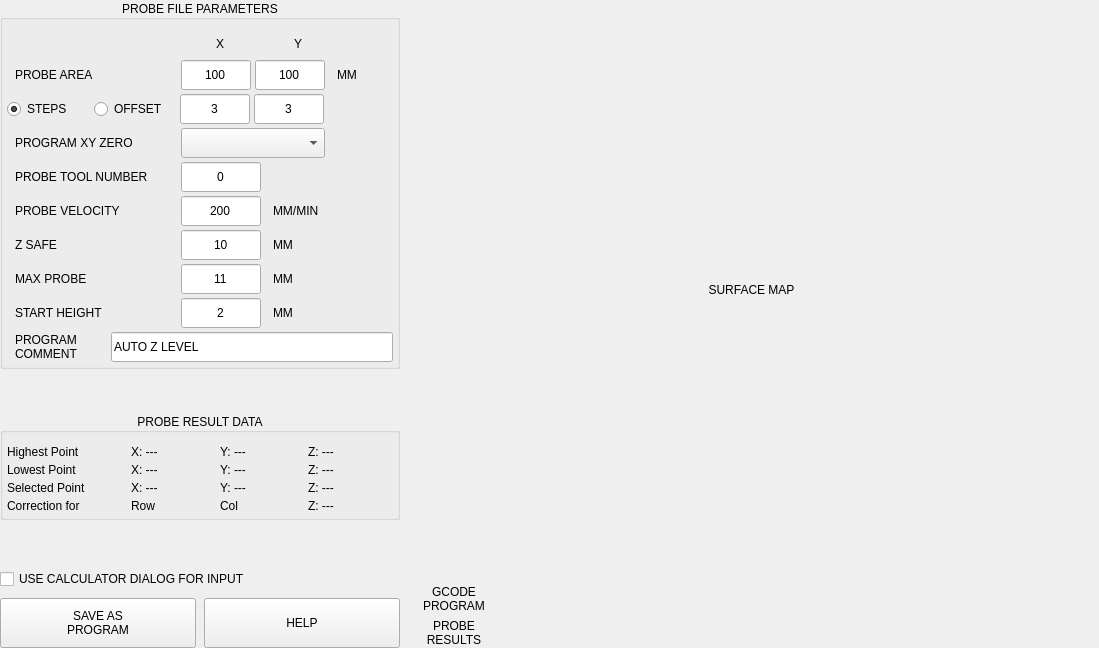
<?xml version="1.0" encoding="UTF-8"?>
<ui version="4.0">
 <class>Form</class>
 <widget class="QWidget" name="Form">
  <property name="geometry">
   <rect>
    <x>0</x>
    <y>0</y>
    <width>1099</width>
    <height>648</height>
   </rect>
  </property>
  <property name="sizePolicy">
   <sizepolicy hsizetype="Preferred" vsizetype="Preferred">
    <horstretch>0</horstretch>
    <verstretch>0</verstretch>
   </sizepolicy>
  </property>
  <property name="minimumSize">
   <size>
    <width>800</width>
    <height>0</height>
   </size>
  </property>
  <property name="windowTitle">
   <string>Form</string>
  </property>
  <layout class="QHBoxLayout" name="horizontalLayout_12" stretch="0,1">
   <property name="spacing">
    <number>4</number>
   </property>
   <property name="leftMargin">
    <number>0</number>
   </property>
   <property name="topMargin">
    <number>0</number>
   </property>
   <property name="rightMargin">
    <number>0</number>
   </property>
   <property name="bottomMargin">
    <number>0</number>
   </property>
   <item>
    <widget class="QFrame" name="frame_parameters">
     <property name="minimumSize">
      <size>
       <width>400</width>
       <height>0</height>
      </size>
     </property>
     <property name="maximumSize">
      <size>
       <width>400</width>
       <height>16777215</height>
      </size>
     </property>
     <layout class="QVBoxLayout" name="verticalLayout_3">
      <property name="spacing">
       <number>4</number>
      </property>
      <property name="leftMargin">
       <number>0</number>
      </property>
      <property name="topMargin">
       <number>0</number>
      </property>
      <property name="rightMargin">
       <number>0</number>
      </property>
      <property name="bottomMargin">
       <number>0</number>
      </property>
      <item>
       <widget class="QGroupBox" name="groupbox_parameters">
        <property name="minimumSize">
         <size>
          <width>0</width>
          <height>0</height>
         </size>
        </property>
        <property name="maximumSize">
         <size>
          <width>16777215</width>
          <height>16777215</height>
         </size>
        </property>
        <property name="title">
         <string>PROBE FILE PARAMETERS</string>
        </property>
        <property name="alignment">
         <set>Qt::AlignCenter</set>
        </property>
        <layout class="QVBoxLayout" name="verticalLayout">
         <property name="spacing">
          <number>4</number>
         </property>
         <property name="leftMargin">
          <number>4</number>
         </property>
         <property name="topMargin">
          <number>12</number>
         </property>
         <property name="rightMargin">
          <number>4</number>
         </property>
         <property name="bottomMargin">
          <number>4</number>
         </property>
         <item>
          <layout class="QHBoxLayout" name="horizontalLayout_10">
           <property name="spacing">
            <number>8</number>
           </property>
           <item>
            <widget class="QLabel" name="lbl_spacer">
             <property name="minimumSize">
              <size>
               <width>170</width>
               <height>0</height>
              </size>
             </property>
             <property name="maximumSize">
              <size>
               <width>170</width>
               <height>16777215</height>
              </size>
             </property>
             <property name="text">
              <string/>
             </property>
            </widget>
           </item>
           <item>
            <widget class="QLabel" name="lbl_x">
             <property name="sizePolicy">
              <sizepolicy hsizetype="Preferred" vsizetype="Fixed">
               <horstretch>0</horstretch>
               <verstretch>0</verstretch>
              </sizepolicy>
             </property>
             <property name="minimumSize">
              <size>
               <width>70</width>
               <height>24</height>
              </size>
             </property>
             <property name="maximumSize">
              <size>
               <width>70</width>
               <height>24</height>
              </size>
             </property>
             <property name="text">
              <string>X</string>
             </property>
             <property name="alignment">
              <set>Qt::AlignCenter</set>
             </property>
            </widget>
           </item>
           <item>
            <widget class="QLabel" name="lbl_y">
             <property name="sizePolicy">
              <sizepolicy hsizetype="Preferred" vsizetype="Fixed">
               <horstretch>0</horstretch>
               <verstretch>0</verstretch>
              </sizepolicy>
             </property>
             <property name="minimumSize">
              <size>
               <width>70</width>
               <height>24</height>
              </size>
             </property>
             <property name="maximumSize">
              <size>
               <width>70</width>
               <height>24</height>
              </size>
             </property>
             <property name="text">
              <string>Y</string>
             </property>
             <property name="alignment">
              <set>Qt::AlignCenter</set>
             </property>
            </widget>
           </item>
           <item>
            <widget class="QLabel" name="spacer">
             <property name="minimumSize">
              <size>
               <width>0</width>
               <height>0</height>
              </size>
             </property>
             <property name="maximumSize">
              <size>
               <width>16777215</width>
               <height>16777215</height>
              </size>
             </property>
             <property name="text">
              <string/>
             </property>
            </widget>
           </item>
          </layout>
         </item>
         <item>
          <layout class="QHBoxLayout" name="horizontalLayout">
           <property name="spacing">
            <number>4</number>
           </property>
           <item>
            <widget class="QLabel" name="lbl_dimensions">
             <property name="minimumSize">
              <size>
               <width>170</width>
               <height>0</height>
              </size>
             </property>
             <property name="maximumSize">
              <size>
               <width>170</width>
               <height>16777215</height>
              </size>
             </property>
             <property name="text">
              <string>PROBE AREA</string>
             </property>
             <property name="indent">
              <number>8</number>
             </property>
            </widget>
           </item>
           <item>
            <widget class="QLineEdit" name="lineEdit_size_x">
             <property name="sizePolicy">
              <sizepolicy hsizetype="Preferred" vsizetype="Fixed">
               <horstretch>0</horstretch>
               <verstretch>0</verstretch>
              </sizepolicy>
             </property>
             <property name="minimumSize">
              <size>
               <width>70</width>
               <height>30</height>
              </size>
             </property>
             <property name="maximumSize">
              <size>
               <width>70</width>
               <height>30</height>
              </size>
             </property>
             <property name="focusPolicy">
              <enum>Qt::ClickFocus</enum>
             </property>
             <property name="text">
              <string>100</string>
             </property>
             <property name="maxLength">
              <number>8</number>
             </property>
             <property name="alignment">
              <set>Qt::AlignCenter</set>
             </property>
            </widget>
           </item>
           <item>
            <widget class="QLineEdit" name="lineEdit_size_y">
             <property name="sizePolicy">
              <sizepolicy hsizetype="Preferred" vsizetype="Fixed">
               <horstretch>0</horstretch>
               <verstretch>0</verstretch>
              </sizepolicy>
             </property>
             <property name="minimumSize">
              <size>
               <width>70</width>
               <height>30</height>
              </size>
             </property>
             <property name="maximumSize">
              <size>
               <width>70</width>
               <height>30</height>
              </size>
             </property>
             <property name="focusPolicy">
              <enum>Qt::ClickFocus</enum>
             </property>
             <property name="text">
              <string>100</string>
             </property>
             <property name="maxLength">
              <number>8</number>
             </property>
             <property name="alignment">
              <set>Qt::AlignCenter</set>
             </property>
            </widget>
           </item>
           <item>
            <widget class="QLabel" name="lbl_probe_area_unit">
             <property name="minimumSize">
              <size>
               <width>0</width>
               <height>0</height>
              </size>
             </property>
             <property name="maximumSize">
              <size>
               <width>16777215</width>
               <height>16777215</height>
              </size>
             </property>
             <property name="text">
              <string>MM</string>
             </property>
             <property name="alignment">
              <set>Qt::AlignLeading|Qt::AlignLeft|Qt::AlignVCenter</set>
             </property>
             <property name="indent">
              <number>8</number>
             </property>
            </widget>
           </item>
          </layout>
         </item>
         <item>
          <layout class="QHBoxLayout" name="horizontalLayout_2">
           <property name="spacing">
            <number>4</number>
           </property>
           <item>
            <widget class="QRadioButton" name="rbtn_steps">
             <property name="sizePolicy">
              <sizepolicy hsizetype="Preferred" vsizetype="Fixed">
               <horstretch>0</horstretch>
               <verstretch>0</verstretch>
              </sizepolicy>
             </property>
             <property name="minimumSize">
              <size>
               <width>83</width>
               <height>30</height>
              </size>
             </property>
             <property name="maximumSize">
              <size>
               <width>83</width>
               <height>30</height>
              </size>
             </property>
             <property name="toolTip">
              <string>Define the number of steps per axis</string>
             </property>
             <property name="text">
              <string>STEPS</string>
             </property>
             <property name="checked">
              <bool>true</bool>
             </property>
            </widget>
           </item>
           <item>
            <widget class="QRadioButton" name="rbtn_offset">
             <property name="minimumSize">
              <size>
               <width>82</width>
               <height>30</height>
              </size>
             </property>
             <property name="maximumSize">
              <size>
               <width>83</width>
               <height>30</height>
              </size>
             </property>
             <property name="toolTip">
              <string>Define the spacing between the steps per axis</string>
             </property>
             <property name="text">
              <string>OFFSET</string>
             </property>
            </widget>
           </item>
           <item>
            <widget class="QLineEdit" name="lineEdit_steps_x">
             <property name="sizePolicy">
              <sizepolicy hsizetype="Preferred" vsizetype="Fixed">
               <horstretch>0</horstretch>
               <verstretch>0</verstretch>
              </sizepolicy>
             </property>
             <property name="minimumSize">
              <size>
               <width>70</width>
               <height>30</height>
              </size>
             </property>
             <property name="maximumSize">
              <size>
               <width>70</width>
               <height>30</height>
              </size>
             </property>
             <property name="focusPolicy">
              <enum>Qt::ClickFocus</enum>
             </property>
             <property name="text">
              <string>3</string>
             </property>
             <property name="maxLength">
              <number>3</number>
             </property>
             <property name="alignment">
              <set>Qt::AlignCenter</set>
             </property>
            </widget>
           </item>
           <item>
            <widget class="QLineEdit" name="lineEdit_steps_y">
             <property name="sizePolicy">
              <sizepolicy hsizetype="Preferred" vsizetype="Fixed">
               <horstretch>0</horstretch>
               <verstretch>0</verstretch>
              </sizepolicy>
             </property>
             <property name="minimumSize">
              <size>
               <width>70</width>
               <height>30</height>
              </size>
             </property>
             <property name="maximumSize">
              <size>
               <width>70</width>
               <height>30</height>
              </size>
             </property>
             <property name="focusPolicy">
              <enum>Qt::ClickFocus</enum>
             </property>
             <property name="text">
              <string>3</string>
             </property>
             <property name="maxLength">
              <number>3</number>
             </property>
             <property name="alignment">
              <set>Qt::AlignCenter</set>
             </property>
            </widget>
           </item>
           <item>
            <widget class="QLabel" name="label_7">
             <property name="text">
              <string/>
             </property>
            </widget>
           </item>
          </layout>
         </item>
         <item>
          <layout class="QHBoxLayout" name="horizontalLayout_7">
           <property name="spacing">
            <number>4</number>
           </property>
           <property name="topMargin">
            <number>0</number>
           </property>
           <item>
            <widget class="QLabel" name="lbl_zero_ref">
             <property name="minimumSize">
              <size>
               <width>170</width>
               <height>0</height>
              </size>
             </property>
             <property name="maximumSize">
              <size>
               <width>170</width>
               <height>16777215</height>
              </size>
             </property>
             <property name="text">
              <string>PROGRAM XY ZERO</string>
             </property>
             <property name="indent">
              <number>8</number>
             </property>
            </widget>
           </item>
           <item>
            <widget class="QComboBox" name="cmb_zero_ref">
             <property name="minimumSize">
              <size>
               <width>144</width>
               <height>30</height>
              </size>
             </property>
             <property name="maximumSize">
              <size>
               <width>144</width>
               <height>30</height>
              </size>
             </property>
             <property name="focusPolicy">
              <enum>Qt::NoFocus</enum>
             </property>
             <property name="currentIndex">
              <number>-1</number>
             </property>
             <property name="iconSize">
              <size>
               <width>20</width>
               <height>20</height>
              </size>
             </property>
            </widget>
           </item>
           <item>
            <widget class="QLabel" name="spacer_3">
             <property name="minimumSize">
              <size>
               <width>0</width>
               <height>0</height>
              </size>
             </property>
             <property name="maximumSize">
              <size>
               <width>16777215</width>
               <height>16777215</height>
              </size>
             </property>
             <property name="alignment">
              <set>Qt::AlignCenter</set>
             </property>
            </widget>
           </item>
          </layout>
         </item>
         <item>
          <layout class="QHBoxLayout" name="horizontalLayout_5">
           <property name="spacing">
            <number>4</number>
           </property>
           <property name="bottomMargin">
            <number>0</number>
           </property>
           <item>
            <widget class="QLabel" name="label">
             <property name="minimumSize">
              <size>
               <width>170</width>
               <height>30</height>
              </size>
             </property>
             <property name="maximumSize">
              <size>
               <width>170</width>
               <height>30</height>
              </size>
             </property>
             <property name="text">
              <string>PROBE TOOL NUMBER</string>
             </property>
             <property name="indent">
              <number>8</number>
             </property>
            </widget>
           </item>
           <item>
            <widget class="QLineEdit" name="lineEdit_probe_tool">
             <property name="sizePolicy">
              <sizepolicy hsizetype="Preferred" vsizetype="Preferred">
               <horstretch>0</horstretch>
               <verstretch>0</verstretch>
              </sizepolicy>
             </property>
             <property name="minimumSize">
              <size>
               <width>80</width>
               <height>30</height>
              </size>
             </property>
             <property name="maximumSize">
              <size>
               <width>80</width>
               <height>30</height>
              </size>
             </property>
             <property name="focusPolicy">
              <enum>Qt::ClickFocus</enum>
             </property>
             <property name="text">
              <string>0</string>
             </property>
             <property name="maxLength">
              <number>8</number>
             </property>
             <property name="alignment">
              <set>Qt::AlignCenter</set>
             </property>
            </widget>
           </item>
           <item>
            <widget class="QLabel" name="label_10">
             <property name="text">
              <string/>
             </property>
            </widget>
           </item>
          </layout>
         </item>
         <item>
          <layout class="QHBoxLayout" name="horizontalLayout_3">
           <property name="spacing">
            <number>4</number>
           </property>
           <property name="topMargin">
            <number>0</number>
           </property>
           <item>
            <widget class="QLabel" name="label_2">
             <property name="minimumSize">
              <size>
               <width>170</width>
               <height>0</height>
              </size>
             </property>
             <property name="maximumSize">
              <size>
               <width>170</width>
               <height>16777215</height>
              </size>
             </property>
             <property name="text">
              <string>PROBE VELOCITY</string>
             </property>
             <property name="indent">
              <number>8</number>
             </property>
            </widget>
           </item>
           <item>
            <widget class="QLineEdit" name="lineEdit_probe_vel">
             <property name="sizePolicy">
              <sizepolicy hsizetype="Preferred" vsizetype="Preferred">
               <horstretch>0</horstretch>
               <verstretch>0</verstretch>
              </sizepolicy>
             </property>
             <property name="minimumSize">
              <size>
               <width>80</width>
               <height>30</height>
              </size>
             </property>
             <property name="maximumSize">
              <size>
               <width>80</width>
               <height>30</height>
              </size>
             </property>
             <property name="focusPolicy">
              <enum>Qt::ClickFocus</enum>
             </property>
             <property name="text">
              <string>200</string>
             </property>
             <property name="alignment">
              <set>Qt::AlignCenter</set>
             </property>
            </widget>
           </item>
           <item>
            <widget class="QLabel" name="lbl_probe_vel_unit">
             <property name="text">
              <string>MM/MIN</string>
             </property>
             <property name="indent">
              <number>8</number>
             </property>
            </widget>
           </item>
          </layout>
         </item>
         <item>
          <layout class="QHBoxLayout" name="horizontalLayout_9">
           <property name="spacing">
            <number>4</number>
           </property>
           <property name="topMargin">
            <number>0</number>
           </property>
           <item>
            <widget class="QLabel" name="label_3">
             <property name="minimumSize">
              <size>
               <width>170</width>
               <height>0</height>
              </size>
             </property>
             <property name="maximumSize">
              <size>
               <width>170</width>
               <height>16777215</height>
              </size>
             </property>
             <property name="text">
              <string>Z SAFE</string>
             </property>
             <property name="indent">
              <number>8</number>
             </property>
            </widget>
           </item>
           <item>
            <widget class="QLineEdit" name="lineEdit_z_safe">
             <property name="sizePolicy">
              <sizepolicy hsizetype="Preferred" vsizetype="Preferred">
               <horstretch>0</horstretch>
               <verstretch>0</verstretch>
              </sizepolicy>
             </property>
             <property name="minimumSize">
              <size>
               <width>80</width>
               <height>30</height>
              </size>
             </property>
             <property name="maximumSize">
              <size>
               <width>80</width>
               <height>30</height>
              </size>
             </property>
             <property name="focusPolicy">
              <enum>Qt::ClickFocus</enum>
             </property>
             <property name="text">
              <string>10</string>
             </property>
             <property name="alignment">
              <set>Qt::AlignCenter</set>
             </property>
            </widget>
           </item>
           <item>
            <widget class="QLabel" name="lbl_z_safe_unit">
             <property name="text">
              <string>MM</string>
             </property>
             <property name="indent">
              <number>8</number>
             </property>
            </widget>
           </item>
          </layout>
         </item>
         <item>
          <layout class="QHBoxLayout" name="horizontalLayout_11">
           <property name="spacing">
            <number>4</number>
           </property>
           <property name="topMargin">
            <number>0</number>
           </property>
           <item>
            <widget class="QLabel" name="label_4">
             <property name="minimumSize">
              <size>
               <width>170</width>
               <height>0</height>
              </size>
             </property>
             <property name="maximumSize">
              <size>
               <width>170</width>
               <height>16777215</height>
              </size>
             </property>
             <property name="text">
              <string>MAX PROBE</string>
             </property>
             <property name="indent">
              <number>8</number>
             </property>
            </widget>
           </item>
           <item>
            <widget class="QLineEdit" name="lineEdit_max_probe">
             <property name="sizePolicy">
              <sizepolicy hsizetype="Preferred" vsizetype="Preferred">
               <horstretch>0</horstretch>
               <verstretch>0</verstretch>
              </sizepolicy>
             </property>
             <property name="minimumSize">
              <size>
               <width>80</width>
               <height>30</height>
              </size>
             </property>
             <property name="maximumSize">
              <size>
               <width>80</width>
               <height>30</height>
              </size>
             </property>
             <property name="focusPolicy">
              <enum>Qt::ClickFocus</enum>
             </property>
             <property name="text">
              <string>11</string>
             </property>
             <property name="alignment">
              <set>Qt::AlignCenter</set>
             </property>
            </widget>
           </item>
           <item>
            <widget class="QLabel" name="lbl_max_probe_unit">
             <property name="text">
              <string>MM</string>
             </property>
             <property name="indent">
              <number>8</number>
             </property>
            </widget>
           </item>
          </layout>
         </item>
         <item>
          <layout class="QHBoxLayout" name="horizontalLayout_13">
           <property name="spacing">
            <number>4</number>
           </property>
           <property name="topMargin">
            <number>0</number>
           </property>
           <item>
            <widget class="QLabel" name="label_5">
             <property name="minimumSize">
              <size>
               <width>170</width>
               <height>0</height>
              </size>
             </property>
             <property name="maximumSize">
              <size>
               <width>170</width>
               <height>16777215</height>
              </size>
             </property>
             <property name="text">
              <string>START HEIGHT</string>
             </property>
             <property name="indent">
              <number>8</number>
             </property>
            </widget>
           </item>
           <item>
            <widget class="QLineEdit" name="lineEdit_start_height">
             <property name="sizePolicy">
              <sizepolicy hsizetype="Preferred" vsizetype="Preferred">
               <horstretch>0</horstretch>
               <verstretch>0</verstretch>
              </sizepolicy>
             </property>
             <property name="minimumSize">
              <size>
               <width>80</width>
               <height>30</height>
              </size>
             </property>
             <property name="maximumSize">
              <size>
               <width>80</width>
               <height>30</height>
              </size>
             </property>
             <property name="focusPolicy">
              <enum>Qt::ClickFocus</enum>
             </property>
             <property name="text">
              <string>2</string>
             </property>
             <property name="alignment">
              <set>Qt::AlignCenter</set>
             </property>
            </widget>
           </item>
           <item>
            <widget class="QLabel" name="lbl_start_height_unit">
             <property name="text">
              <string>MM</string>
             </property>
             <property name="indent">
              <number>8</number>
             </property>
            </widget>
           </item>
          </layout>
         </item>
         <item>
          <layout class="QHBoxLayout" name="horizontalLayout_6">
           <property name="spacing">
            <number>4</number>
           </property>
           <item>
            <widget class="QLabel" name="lbl_comment">
             <property name="minimumSize">
              <size>
               <width>100</width>
               <height>0</height>
              </size>
             </property>
             <property name="text">
              <string>PROGRAM
COMMENT</string>
             </property>
             <property name="indent">
              <number>8</number>
             </property>
            </widget>
           </item>
           <item>
            <widget class="QLineEdit" name="lineEdit_comment">
             <property name="sizePolicy">
              <sizepolicy hsizetype="Expanding" vsizetype="Fixed">
               <horstretch>0</horstretch>
               <verstretch>0</verstretch>
              </sizepolicy>
             </property>
             <property name="minimumSize">
              <size>
               <width>0</width>
               <height>30</height>
              </size>
             </property>
             <property name="maximumSize">
              <size>
               <width>16777215</width>
               <height>30</height>
              </size>
             </property>
             <property name="focusPolicy">
              <enum>Qt::ClickFocus</enum>
             </property>
             <property name="text">
              <string>AUTO Z LEVEL</string>
             </property>
             <property name="maxLength">
              <number>40</number>
             </property>
            </widget>
           </item>
          </layout>
         </item>
        </layout>
       </widget>
      </item>
      <item>
       <spacer name="verticalSpacer_2">
        <property name="orientation">
         <enum>Qt::Vertical</enum>
        </property>
        <property name="sizeHint" stdset="0">
         <size>
          <width>20</width>
          <height>40</height>
         </size>
        </property>
       </spacer>
      </item>
      <item>
       <widget class="QGroupBox" name="groupBox_results">
        <property name="title">
         <string>PROBE RESULT DATA</string>
        </property>
        <property name="alignment">
         <set>Qt::AlignCenter</set>
        </property>
        <layout class="QVBoxLayout" name="verticalLayout_4">
         <property name="spacing">
          <number>4</number>
         </property>
         <property name="leftMargin">
          <number>4</number>
         </property>
         <property name="topMargin">
          <number>12</number>
         </property>
         <property name="rightMargin">
          <number>4</number>
         </property>
         <property name="bottomMargin">
          <number>4</number>
         </property>
         <item>
          <layout class="QHBoxLayout" name="horizontalLayout_16">
           <property name="topMargin">
            <number>0</number>
           </property>
           <item>
            <widget class="QLabel" name="label_12">
             <property name="minimumSize">
              <size>
               <width>120</width>
               <height>0</height>
              </size>
             </property>
             <property name="maximumSize">
              <size>
               <width>120</width>
               <height>16777215</height>
              </size>
             </property>
             <property name="text">
              <string>Highest Point</string>
             </property>
            </widget>
           </item>
           <item>
            <widget class="QLabel" name="lbl_highest_x">
             <property name="text">
              <string>X: ---</string>
             </property>
            </widget>
           </item>
           <item>
            <widget class="QLabel" name="lbl_highest_y">
             <property name="text">
              <string>Y: ---</string>
             </property>
            </widget>
           </item>
           <item>
            <widget class="QLabel" name="lbl_highest_z">
             <property name="text">
              <string>Z: ---</string>
             </property>
            </widget>
           </item>
          </layout>
         </item>
         <item>
          <layout class="QHBoxLayout" name="horizontalLayout_17">
           <property name="topMargin">
            <number>0</number>
           </property>
           <item>
            <widget class="QLabel" name="label_14">
             <property name="minimumSize">
              <size>
               <width>120</width>
               <height>0</height>
              </size>
             </property>
             <property name="maximumSize">
              <size>
               <width>120</width>
               <height>16777215</height>
              </size>
             </property>
             <property name="text">
              <string>Lowest Point</string>
             </property>
            </widget>
           </item>
           <item>
            <widget class="QLabel" name="lbl_lowest_x">
             <property name="text">
              <string>X: ---</string>
             </property>
            </widget>
           </item>
           <item>
            <widget class="QLabel" name="lbl_lowest_y">
             <property name="text">
              <string>Y: ---</string>
             </property>
            </widget>
           </item>
           <item>
            <widget class="QLabel" name="lbl_lowest_z">
             <property name="text">
              <string>Z: ---</string>
             </property>
            </widget>
           </item>
          </layout>
         </item>
         <item>
          <layout class="QHBoxLayout" name="horizontalLayout_8">
           <item>
            <widget class="QLabel" name="label_6">
             <property name="minimumSize">
              <size>
               <width>120</width>
               <height>0</height>
              </size>
             </property>
             <property name="maximumSize">
              <size>
               <width>120</width>
               <height>16777215</height>
              </size>
             </property>
             <property name="text">
              <string>Selected Point</string>
             </property>
            </widget>
           </item>
           <item>
            <widget class="QLabel" name="lbl_selected_x">
             <property name="text">
              <string>X: ---</string>
             </property>
            </widget>
           </item>
           <item>
            <widget class="QLabel" name="lbl_selected_y">
             <property name="text">
              <string>Y: ---</string>
             </property>
            </widget>
           </item>
           <item>
            <widget class="QLabel" name="lbl_selected_z">
             <property name="text">
              <string>Z: ---</string>
             </property>
            </widget>
           </item>
          </layout>
         </item>
         <item>
          <layout class="QHBoxLayout" name="horizontalLayout_15">
           <item>
            <widget class="QLabel" name="label_15">
             <property name="minimumSize">
              <size>
               <width>120</width>
               <height>0</height>
              </size>
             </property>
             <property name="maximumSize">
              <size>
               <width>120</width>
               <height>16777215</height>
              </size>
             </property>
             <property name="text">
              <string>Correction for</string>
             </property>
            </widget>
           </item>
           <item>
            <widget class="QLabel" name="lbl_selected_row">
             <property name="text">
              <string>Row</string>
             </property>
            </widget>
           </item>
           <item>
            <widget class="QLabel" name="lbl_selected_col">
             <property name="minimumSize">
              <size>
               <width>0</width>
               <height>0</height>
              </size>
             </property>
             <property name="maximumSize">
              <size>
               <width>16777215</width>
               <height>16777215</height>
              </size>
             </property>
             <property name="text">
              <string>Col</string>
             </property>
            </widget>
           </item>
           <item>
            <widget class="QLabel" name="lbl_correction_z">
             <property name="text">
              <string>Z: ---</string>
             </property>
            </widget>
           </item>
          </layout>
         </item>
        </layout>
       </widget>
      </item>
      <item>
       <spacer name="verticalSpacer">
        <property name="orientation">
         <enum>Qt::Vertical</enum>
        </property>
        <property name="sizeHint" stdset="0">
         <size>
          <width>20</width>
          <height>40</height>
         </size>
        </property>
       </spacer>
      </item>
      <item>
       <widget class="QCheckBox" name="chk_use_calc">
        <property name="sizePolicy">
         <sizepolicy hsizetype="Preferred" vsizetype="Preferred">
          <horstretch>0</horstretch>
          <verstretch>0</verstretch>
         </sizepolicy>
        </property>
        <property name="minimumSize">
         <size>
          <width>0</width>
          <height>30</height>
         </size>
        </property>
        <property name="maximumSize">
         <size>
          <width>16777215</width>
          <height>30</height>
         </size>
        </property>
        <property name="text">
         <string>USE CALCULATOR DIALOG FOR INPUT</string>
        </property>
       </widget>
      </item>
      <item>
       <layout class="QHBoxLayout" name="layout_buttons">
        <property name="spacing">
         <number>8</number>
        </property>
        <item>
         <widget class="QPushButton" name="btn_save_gcode">
          <property name="sizePolicy">
           <sizepolicy hsizetype="Preferred" vsizetype="Preferred">
            <horstretch>0</horstretch>
            <verstretch>0</verstretch>
           </sizepolicy>
          </property>
          <property name="minimumSize">
           <size>
            <width>0</width>
            <height>50</height>
           </size>
          </property>
          <property name="maximumSize">
           <size>
            <width>16777215</width>
            <height>50</height>
           </size>
          </property>
          <property name="toolTip">
           <string>Save probing program to file</string>
          </property>
          <property name="text">
           <string>SAVE AS
PROGRAM</string>
          </property>
         </widget>
        </item>
        <item>
         <widget class="QPushButton" name="btn_help">
          <property name="sizePolicy">
           <sizepolicy hsizetype="Preferred" vsizetype="Preferred">
            <horstretch>0</horstretch>
            <verstretch>0</verstretch>
           </sizepolicy>
          </property>
          <property name="minimumSize">
           <size>
            <width>0</width>
            <height>50</height>
           </size>
          </property>
          <property name="maximumSize">
           <size>
            <width>16777215</width>
            <height>50</height>
           </size>
          </property>
          <property name="text">
           <string>HELP</string>
          </property>
         </widget>
        </item>
       </layout>
      </item>
     </layout>
    </widget>
   </item>
   <item>
    <layout class="QVBoxLayout" name="verticalLayout_2" stretch="0,1,0,0">
     <property name="spacing">
      <number>4</number>
     </property>
     <property name="topMargin">
      <number>0</number>
     </property>
     <property name="rightMargin">
      <number>0</number>
     </property>
     <item>
      <widget class="QLabel" name="label_11">
       <property name="text">
        <string>SURFACE MAP</string>
       </property>
       <property name="alignment">
        <set>Qt::AlignCenter</set>
       </property>
      </widget>
     </item>
     <item>
      <layout class="QVBoxLayout" name="layout_surfacemap">
       <property name="spacing">
        <number>4</number>
       </property>
      </layout>
     </item>
     <item>
      <layout class="QHBoxLayout" name="horizontalLayout_4">
       <property name="spacing">
        <number>4</number>
       </property>
       <property name="topMargin">
        <number>0</number>
       </property>
       <item>
        <widget class="QLabel" name="lbl_gcode_program">
         <property name="minimumSize">
          <size>
           <width>100</width>
           <height>30</height>
          </size>
         </property>
         <property name="maximumSize">
          <size>
           <width>100</width>
           <height>30</height>
          </size>
         </property>
         <property name="text">
          <string>GCODE
PROGRAM</string>
         </property>
         <property name="alignment">
          <set>Qt::AlignCenter</set>
         </property>
         <property name="indent">
          <number>8</number>
         </property>
        </widget>
       </item>
       <item>
        <widget class="QLabel" name="lbl_probe_program">
         <property name="minimumSize">
          <size>
           <width>0</width>
           <height>30</height>
          </size>
         </property>
         <property name="maximumSize">
          <size>
           <width>16777215</width>
           <height>30</height>
          </size>
         </property>
         <property name="text">
          <string/>
         </property>
        </widget>
       </item>
      </layout>
     </item>
     <item>
      <layout class="QHBoxLayout" name="horizontalLayout_14">
       <property name="spacing">
        <number>4</number>
       </property>
       <property name="topMargin">
        <number>0</number>
       </property>
       <item>
        <widget class="QLabel" name="label_9">
         <property name="minimumSize">
          <size>
           <width>100</width>
           <height>30</height>
          </size>
         </property>
         <property name="maximumSize">
          <size>
           <width>100</width>
           <height>30</height>
          </size>
         </property>
         <property name="text">
          <string>PROBE
RESULTS</string>
         </property>
         <property name="alignment">
          <set>Qt::AlignCenter</set>
         </property>
         <property name="indent">
          <number>8</number>
         </property>
        </widget>
       </item>
       <item>
        <widget class="QLabel" name="lbl_probe_result">
         <property name="minimumSize">
          <size>
           <width>0</width>
           <height>30</height>
          </size>
         </property>
         <property name="maximumSize">
          <size>
           <width>16777215</width>
           <height>30</height>
          </size>
         </property>
         <property name="text">
          <string/>
         </property>
        </widget>
       </item>
      </layout>
     </item>
    </layout>
   </item>
  </layout>
 </widget>
 <resources/>
 <connections/>
</ui>
